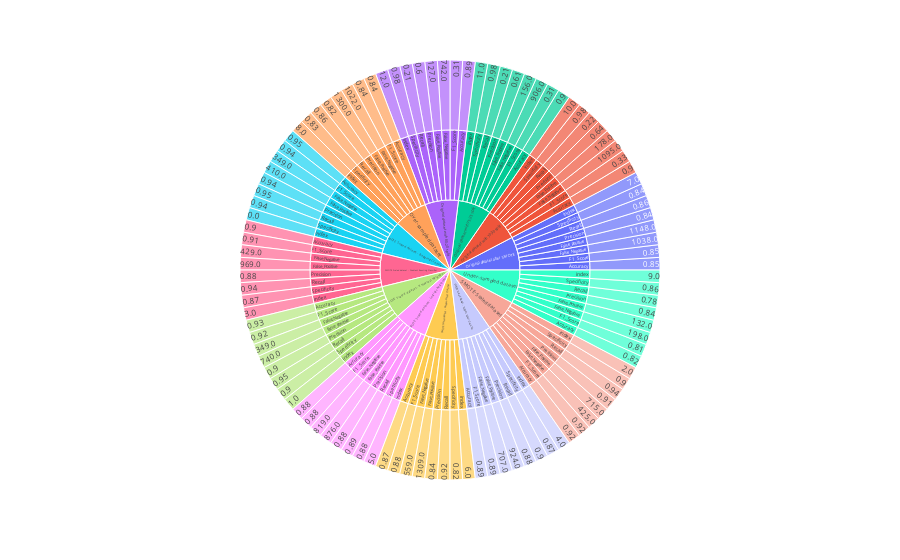

Notebook source saved alongside this figure:
### Code cell
df_long = df_res.reset_index().melt(id_vars='Dataset/Algo', var_name='Metric', value_name='Value')
px.sunburst(data_frame = df_long, path=['Dataset/Algo','Metric','Value'],)

### Figure 1 — Plotly figure (JSON) as saved in the notebook; plotly's stock layout.template omitted (floating-point values rounded to 4 significant figures; data arrays with more than 128 entries replaced by an {"elided": "..."} marker saying what was removed)
{"data": [{"branchvalues": "total", "domain": {"x": [0, 1], "y": [0, 1]}, "hovertemplate": "labels=%{label}<br>count=%{value}<br>parent=%{parent}<br>id=%{id}<extra></extra>", "ids": {"elided": "221 str values"}, "labels": {"elided": "221 str values"}, "name": "", "parents": {"elided": "221 str values"}, "type": "sunburst", "values": {"elided": "221 int values"}}], "layout": {"legend": {"tracegroupgap": 0}, "margin": {"t": 60}}}
